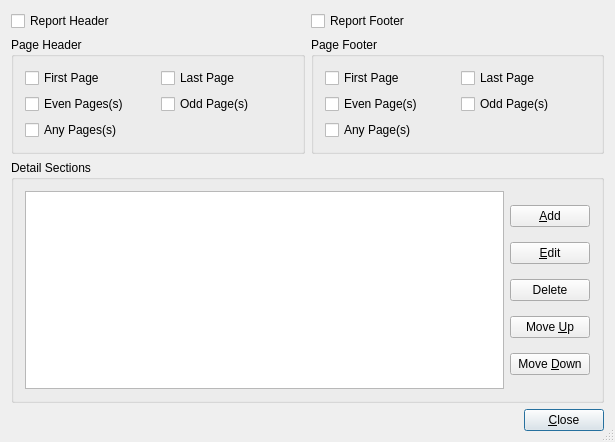
<ui version="4.0" >
 <comment> * OpenRPT report writer and rendering engine
 * Copyright (C) 2001-2010 by OpenMFG, LLC
 *
 * This library is free software; you can redistribute it and/or
 * modify it under the terms of the GNU Lesser General Public
 * License as published by the Free Software Foundation; either
 * version 2.1 of the License, or (at your option) any later version.
 *
 * This library is distributed in the hope that it will be useful,
 * but WITHOUT ANY WARRANTY; without even the implied warranty of
 * MERCHANTABILITY or FITNESS FOR A PARTICULAR PURPOSE. See the GNU
 * Lesser General Public License for more details.
 *
 * You should have received a copy of the GNU Lesser General Public
 * License along with this library; if not, write to the Free Software
 * Foundation, Inc., 59 Temple Place, Suite 330, Boston, MA 02111-1307 USA
 * Please contact info@openmfg.com with any questions on this license.</comment>
 <class>SectionEditor</class>
 <widget class="QDialog" name="SectionEditor" >
  <property name="geometry" >
   <rect>
    <x>0</x>
    <y>0</y>
    <width>615</width>
    <height>442</height>
   </rect>
  </property>
  <property name="windowTitle" >
   <string>Section Editor</string>
  </property>
  <property name="sizeGripEnabled" >
   <bool>true</bool>
  </property>
  <layout class="QVBoxLayout" >
   <property name="spacing" >
    <number>6</number>
   </property>
   <property name="margin" >
    <number>11</number>
   </property>
   <item>
    <layout class="QGridLayout" >
     <property name="margin" >
      <number>0</number>
     </property>
     <property name="spacing" >
      <number>6</number>
     </property>
     <item row="0" column="0" >
      <widget class="QCheckBox" name="cbReportHeader" >
       <property name="text" >
        <string>Report Header</string>
       </property>
      </widget>
     </item>
     <item row="1" column="1" >
      <widget class="QGroupBox" name="gbPageFooter" >
       <property name="title" >
        <string>Page Footer</string>
       </property>
       <layout class="QGridLayout" >
        <property name="margin" >
         <number>11</number>
        </property>
        <property name="spacing" >
         <number>6</number>
        </property>
        <item row="1" column="0" >
         <widget class="QCheckBox" name="cbFootEven" >
          <property name="text" >
           <string>Even Page(s)</string>
          </property>
         </widget>
        </item>
        <item row="0" column="0" >
         <widget class="QCheckBox" name="cbFootFirst" >
          <property name="text" >
           <string>First Page</string>
          </property>
         </widget>
        </item>
        <item row="0" column="1" >
         <widget class="QCheckBox" name="cbFootLast" >
          <property name="text" >
           <string>Last Page</string>
          </property>
         </widget>
        </item>
        <item row="1" column="1" >
         <widget class="QCheckBox" name="cbFootOdd" >
          <property name="text" >
           <string>Odd Page(s)</string>
          </property>
         </widget>
        </item>
        <item row="2" column="0" >
         <widget class="QCheckBox" name="cbFootAny" >
          <property name="text" >
           <string>Any Page(s)</string>
          </property>
         </widget>
        </item>
       </layout>
      </widget>
     </item>
     <item row="0" column="1" >
      <widget class="QCheckBox" name="cbReportFooter" >
       <property name="text" >
        <string>Report Footer</string>
       </property>
      </widget>
     </item>
     <item row="1" column="0" >
      <widget class="QGroupBox" name="gbPageHeader" >
       <property name="title" >
        <string>Page Header</string>
       </property>
       <layout class="QGridLayout" >
        <property name="margin" >
         <number>11</number>
        </property>
        <property name="spacing" >
         <number>6</number>
        </property>
        <item row="0" column="1" >
         <widget class="QCheckBox" name="cbHeadLast" >
          <property name="text" >
           <string>Last Page</string>
          </property>
         </widget>
        </item>
        <item row="1" column="1" >
         <widget class="QCheckBox" name="cbHeadOdd" >
          <property name="text" >
           <string>Odd Page(s)</string>
          </property>
         </widget>
        </item>
        <item row="0" column="0" >
         <widget class="QCheckBox" name="cbHeadFirst" >
          <property name="text" >
           <string>First Page</string>
          </property>
         </widget>
        </item>
        <item row="1" column="0" >
         <widget class="QCheckBox" name="cbHeadEven" >
          <property name="text" >
           <string>Even Pages(s)</string>
          </property>
         </widget>
        </item>
        <item row="2" column="0" >
         <widget class="QCheckBox" name="cbHeadAny" >
          <property name="text" >
           <string>Any Pages(s)</string>
          </property>
         </widget>
        </item>
       </layout>
      </widget>
     </item>
    </layout>
   </item>
   <item>
    <widget class="QGroupBox" name="GroupBox3" >
     <property name="title" >
      <string>Detail Sections</string>
     </property>
     <layout class="QHBoxLayout" >
      <property name="spacing" >
       <number>6</number>
      </property>
      <property name="margin" >
       <number>11</number>
      </property>
      <item>
       <widget class="QListWidget" name="lbSections" />
      </item>
      <item>
       <layout class="QVBoxLayout" >
        <property name="spacing" >
         <number>1</number>
        </property>
        <property name="margin" >
         <number>0</number>
        </property>
        <item>
         <widget class="QPushButton" name="btnAdd" >
          <property name="text" >
           <string>&amp;Add</string>
          </property>
         </widget>
        </item>
        <item>
         <widget class="QPushButton" name="btnEdit" >
          <property name="text" >
           <string>&amp;Edit</string>
          </property>
         </widget>
        </item>
        <item>
         <widget class="QPushButton" name="btnRemove" >
          <property name="text" >
           <string>Delete</string>
          </property>
         </widget>
        </item>
        <item>
         <widget class="QPushButton" name="btnMoveUp" >
          <property name="text" >
           <string>Move &amp;Up</string>
          </property>
         </widget>
        </item>
        <item>
         <widget class="QPushButton" name="brnMoveDown" >
          <property name="text" >
           <string>Move &amp;Down</string>
          </property>
         </widget>
        </item>
       </layout>
      </item>
     </layout>
    </widget>
   </item>
   <item>
    <layout class="QHBoxLayout" >
     <property name="spacing" >
      <number>6</number>
     </property>
     <property name="margin" >
      <number>0</number>
     </property>
     <item>
      <spacer>
       <property name="orientation" >
        <enum>Qt::Horizontal</enum>
       </property>
       <property name="sizeType" >
        <enum>QSizePolicy::Expanding</enum>
       </property>
       <property name="sizeHint" stdset="0" >
        <size>
         <width>20</width>
         <height>20</height>
        </size>
       </property>
      </spacer>
     </item>
     <item>
      <widget class="QPushButton" name="buttonOk" >
       <property name="text" >
        <string>&amp;Close</string>
       </property>
       <property name="shortcut" >
        <string>Alt+C</string>
       </property>
       <property name="autoDefault" >
        <bool>true</bool>
       </property>
       <property name="default" >
        <bool>true</bool>
       </property>
      </widget>
     </item>
    </layout>
   </item>
  </layout>
 </widget>
 <layoutdefault spacing="6" margin="11" />
 <tabstops>
  <tabstop>cbReportHeader</tabstop>
  <tabstop>cbReportFooter</tabstop>
  <tabstop>cbHeadFirst</tabstop>
  <tabstop>cbHeadLast</tabstop>
  <tabstop>cbHeadEven</tabstop>
  <tabstop>cbHeadOdd</tabstop>
  <tabstop>cbHeadAny</tabstop>
  <tabstop>cbFootFirst</tabstop>
  <tabstop>cbFootLast</tabstop>
  <tabstop>cbFootEven</tabstop>
  <tabstop>cbFootOdd</tabstop>
  <tabstop>cbFootAny</tabstop>
  <tabstop>lbSections</tabstop>
  <tabstop>btnAdd</tabstop>
  <tabstop>btnEdit</tabstop>
  <tabstop>btnRemove</tabstop>
  <tabstop>btnMoveUp</tabstop>
  <tabstop>brnMoveDown</tabstop>
  <tabstop>buttonOk</tabstop>
 </tabstops>
 <resources/>
 <connections>
  <connection>
   <sender>buttonOk</sender>
   <signal>clicked()</signal>
   <receiver>SectionEditor</receiver>
   <slot>accept()</slot>
   <hints>
    <hint type="sourcelabel" >
     <x>20</x>
     <y>20</y>
    </hint>
    <hint type="destinationlabel" >
     <x>20</x>
     <y>20</y>
    </hint>
   </hints>
  </connection>
 </connections>
</ui>
